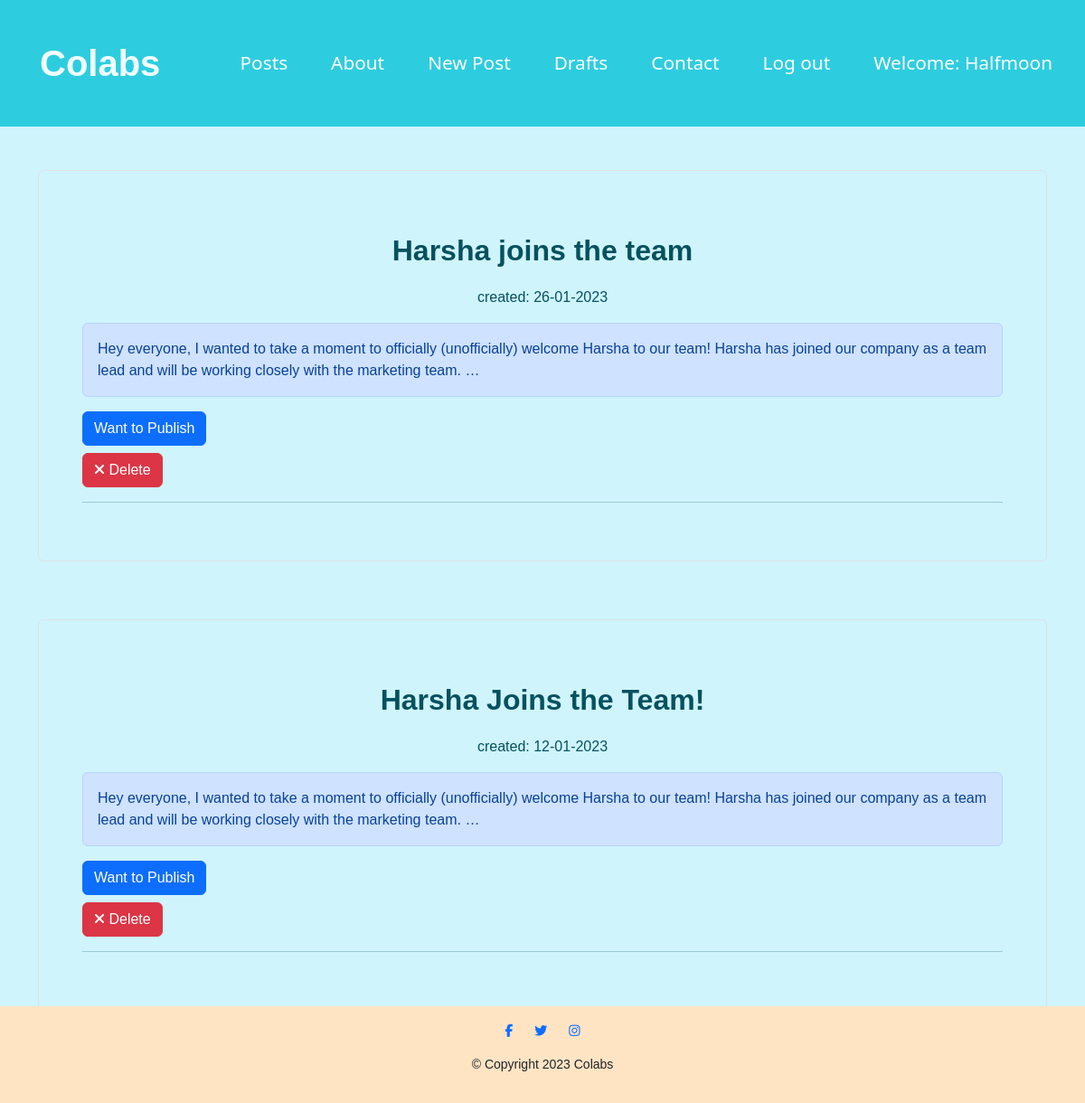
/drafts/ (signed in), run on the app's committed database.
### blog/models.py (models this page shows, shortened)
class Post(models.Model):
    author = models.ForeignKey('auth.User',on_delete=models.CASCADE)
    title = models.CharField(max_length=200)
    text = models.TextField()
    created_date = models.DateTimeField(default=timezone.now)
    published_date = models.DateTimeField(blank=True, null=True)

### blog/views.py (the view)
# urls.py: path('drafts/', views.DraftListView.as_view(), name='post_draft_list'),
class DraftListView(LoginRequiredMixin,ListView):
    login_url = '/login/'
    template_name = 'blog/post_draft_list.html'
    context_object_name='draft'
    model = Post
    def get_queryset(self):
        return Post.objects.filter(published_date__isnull=True).order_by('-created_date')

### blog/templates/blog/post_draft_list.html
{% extends 'blog/base.html' %}
{% block content %}
{% for post in draft %}
            {%  if request.user == post.author  %}
            <div class="container my-5 d-grid gap-5">
                <div class="p-5 border  alert alert-info ">
                  <p>
            <div class="post content">
                <p class=" text-center " style="font-size:2rem ;" ><strong>{{ post.title }}</strong></p>
                <p class="date text-center">created: {{ post.created_date|date:'d-m-Y' }}</p>
                <p class="alert alert-primary">{{ post.text|truncatechars:200 }}</p>
                <h3><a href="{% url 'post_detail' pk=post.pk %}"><button class ="btn btn-primary d-inline"type="submit">Want to Publish</button></a></h3>
                <a class="btn btn-danger" href="{% url 'post_remove' pk=post.pk %}"><span class="fa fa-remove"> </span> Delete</a>
                <hr>
            </div>
        </p>
    </div>
</div>
            {% endif %}
    {% endfor %}
    <div class="text-center" style="margin-top: 10px">
    <a href="{% url 'back'%}"  class="btn btn-info text-center" >Back To Home</a>
    </div>
    <footer class="white-section" id="footer1">
        <div class="container-fluid">
          <a href="http://www.facebook.com" i class="social-icon fab fa-facebook-f"></a>
          <a href="http://www.twitter.com" i class="social-icon fab fa-twitter"></a>
          <a href="http://www.instagram.com"> <i class=" social-icon fa-brands fa-instagram"></i></a>
          <p>© Copyright 2023 Colabs</p>
        </div>
      </footer>
{% endblock %}

### blog/templates/blog/base.html (shortened to what this page needs)
<!DOCTYPE html>
{% load static %}
<html>
  <head>
    <link rel="stylesheet" href="{% static 'css/bootstrap.css' %}">
    <link rel="stylesheet" href="{% static 'css/blog.css' %}">
  </head>
  <body style="background-color: #cff4fc;">
    <section class="colored-section" id="title">
      <nav class="navbar navbar-expand-lg" style="background-color: #2DCDDF;">
        <div class="container-fluid">
          <a class="navbar-brand" href="{% url 'index' %}">Colabs</a>
          <div class="collapse navbar-collapse" id="navbarSupportedContent">
            <ul class="navbar-nav ms-auto mb-2 mb-lg-0">
              <li class="nav-item">
                <a class="nav-link nav-link-index " href="{% url 'post_list' %}">Posts</a>
              </li>
              <li class="nav-item">
                <a class=" nav-link nav-link-index" href="{% url 'about' %}">About</a>
              </li>
              {% if user.is_authenticated %}
              <li class="nav-item">
                <a class="nav-link nav-link-index " href="{% url 'post_new' %}">New Post</a>
              </li>
              <li class="nav-item">
                <a class="nav-link nav-link-index" href="{% url 'post_draft_list' %}">Drafts</a>
              </li>
              <li class="nav-item">
                <a class="nav-link nav-link-index" href="{% url 'contact' %}">Contact</a>
              </li>
              <li class="nav-item">
                <a class="nav-link nav-link-index" href="{% url 'logout' %}">Log out</a>
              </li>
              <li class="nav-item">
                <a class="nav-link  nav-link-index" style="color:white;">Welcome: {{ user.username }}</a>
              </li>
              {% else %}
              <li class="nav-item">
                <a class="nav-link"  href="{% url 'login' %}" aria-label="Login"><span class="fa fa-user" aria-hidden="true"></span></a>
              </li>
              {% endif %}
            </ul>
          </div>
        </div>
      </nav>
</section>
                      {% block content %}
                      {% endblock %}
  </body>
</html>

### blog/static/css/blog.css (style rules this page uses)
body { background-color: whitesmoke; font-family: sans-serif; }
* { margin: 0rem; padding: 0rem; }
.navbar-brand { font-family: 'Gill Sans', 'Gill Sans MT', Calibri, 'Trebuchet MS', sans-serif; font-size: 2.5rem; font-weight: bold; padding: 2rem; color:azure; }
.nav-item { margin: 1rem; }
a { text-decoration: none; }
.nav-link { color:white; font-weight:500; font-family: 'Segoe UI', Tahoma, Geneva, Verdana, sans-serif; font-size:1.3em; }
.nav-link-index { color: white; }
.social-icon { margin: 20px 10px; }
.white-section { margin-top: 6%; background-color: bisque; padding: 0%; text-align: center; padding-bottom: 1rem; }
#footer1 { font-family: var(--work-sans); font-weight: 300; font-size: 14px; text-align: center; position: fixed; bottom: 0; left: 0; right: 0; }

### data on the page
Post: title "Harsha joins the team", created_date "26-01-2023", text "Hey everyone, I wanted to take a moment to officially (unofficially) welcome Harsha to our team! Harsha has joined our company as a team lead and will be working closely with the marketing team. …"
Post: title "Harsha Joins the Team!", created_date "12-01-2023", text "Hey everyone, I wanted to take a moment to officially (unofficially) welcome Harsha to our team! Harsha has joined our company as a team lead and will be working closely with the marketing team. …"

### other printed values
{{ user.username }} "Halfmoon"
